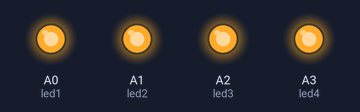
Simulated run of this sketch. Board: Arduino Uno, built with avr-gcc and run on an emulated ATmega328P. Parts: output pins drawn as LEDs (lit = HIGH).

Above: at 0.5 s.
At 3.5 s:
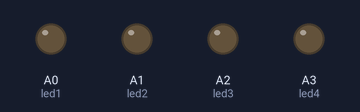
Timing chart, 0 to 4.6 s (numbered marks = the images above):
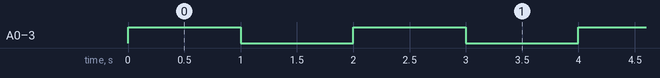

Measured:
- by itself, A0 (led1), A1 (led2), A2 (led3), A3 (led4): alternates HIGH for 1.0 s and LOW for 1.0 s

The sketch:

multiled.ino
```cpp
int led1 = A0;
int led2 = A1;
int led3 = A2;
int led4 = A3;

void setup() {
  // put your setup code here, to run once:


  pinMode(A0,OUTPUT);
  pinMode(A1,OUTPUT);
  pinMode(A2,OUTPUT);
  pinMode(A3,OUTPUT);


}

void loop() {
  // put your main code here, to run repeatedly:

  digitalWrite(led1,HIGH);
  digitalWrite(led2,HIGH);
  digitalWrite(led3,HIGH);
  digitalWrite(led4,HIGH);

  delay(1000);

  digitalWrite(led1,LOW);
  digitalWrite(led2,LOW);
  digitalWrite(led3,LOW);
  digitalWrite(led4,LOW);

    delay(1000);


}
```
